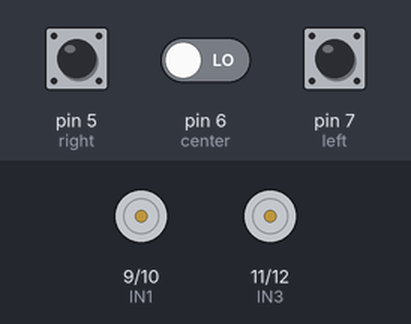
Bench run of a sketch on a simulated Arduino Uno, built with avr-gcc and run on an emulated ATmega328P. On the bench: motor-driver pin pairs drawn as motors (green arrow = first pin HIGH = forward, orange = second pin HIGH = backward, longer = more drive). The test bench sets the inputs (shaded band); at power-on: pin 5 (right) HIGH, pin 6 (center) LOW, pin 7 (left) HIGH.

Above: at 1.2 s.
1.3 s: pin 5 (right) pulled LOW for 0.15 s
At 1.6 s:
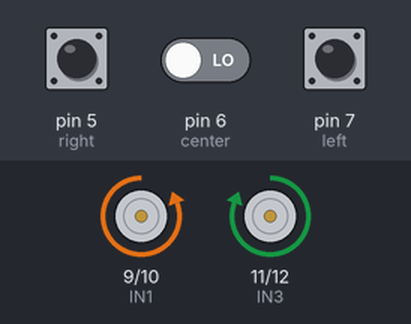
2.9 s: pin 6 (center) driven HIGH
At 4.0 s:
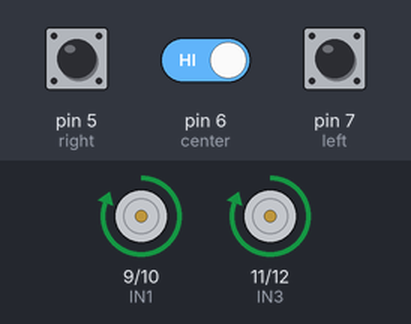
4.4 s: pin 7 (left) pulled LOW for 0.15 s
At 4.55 s:
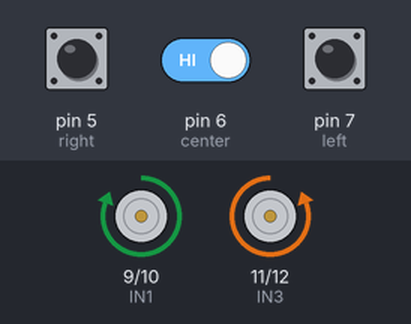
6.1 s: pin 7 (left) pulled LOW for 3.2 s
At 10.1 s:
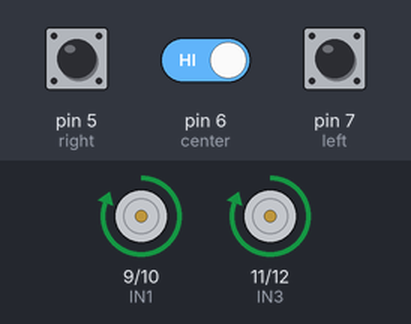
10.8 s: pin 5 (right) pulled LOW for 3.2 s
At 11.4 s:
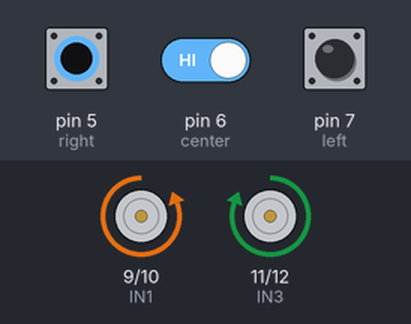
Timing chart, 0 to 15.5 s (numbered marks = the images above; inputs shaded):
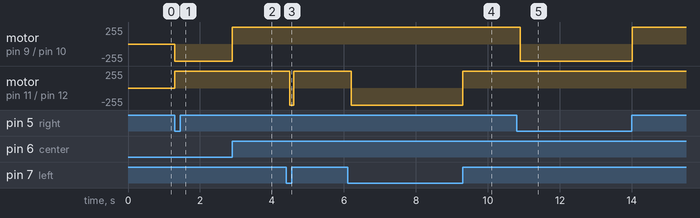

Measured:
- after the input at 1.3 s, motor on pin 9 (IN1) / pin 10 (IN2): stopped → backward 255/255 at once; motor on pin 11 (IN3) / pin 12 (IN4): stopped → forward 255/255 at once
- after the input at 2.9 s, motor on pin 9 (IN1) / pin 10 (IN2): backward 255/255 → forward 255/255 at once
- after the input at 4.4 s, motor on pin 11 (IN3) / pin 12 (IN4): forward 255/255 → backward 255/255 after 0.10 s, → forward 255/255 0.10 s later
- after the input at 6.1 s, motor on pin 11 (IN3) / pin 12 (IN4): forward 255/255 → backward 255/255 after 0.10 s, → forward 255/255 3.1 s later
- after the input at 10.8 s, motor on pin 9 (IN1) / pin 10 (IN2): forward 255/255 → backward 255/255 after 0.10 s, → forward 255/255 3.1 s later

The sketch:

Line_Follower_3_sensors.ino
```cpp
int IN1 = 9;
int IN2 = 10;
// int motor_enable_left = 5;

int IN3 = 11;
int IN4 = 12;
//int motor_right_enable = 6;

int left = 7;
int right = 5 ;
int center = 6;

void setup(){
  pinMode(IN1,OUTPUT);
  pinMode(IN2,OUTPUT);
  //pinMode(motor_left_speed,OUTPUT);

  pinMode(IN3,OUTPUT);
  pinMode(IN4,OUTPUT);
  //pinMode(motor_right_speed,OUTPUT);

  pinMode(left, INPUT);
  pinMode(center,INPUT);
  pinMode(right, INPUT);

  Serial.begin(9600);
}

void loop(){
  int leftV = digitalRead(left);
  int centerV = digitalRead(center);
  int rightV = digitalRead(right);

  while(leftV == 0 && centerV == 1 && rightV == 0) {
    carforward();
    delay(200);
    break;
  }
  while(leftV == 1 && centerV == 0 && rightV == 0) {
    carturnleft();
    delay(200);
    break;
  }

  while(rightV == 1 && centerV == 0 && leftV == 0){
    carturnright();
    delay(200);
    break;
  }

  while(rightV == 1 && centerV == 1 && leftV == 0) {
    carturnright();
    delay(100);
    break;
  }

  while(leftV == 1 && centerV == 1 && rightV == 0) {
    carturnleft();
    delay(100);
    break;
  }

  while(leftV == 0 && centerV == 0 && rightV == 0) {
    carStop();
    delay(200);
    break;
  }

  while(leftV == 1 && centerV == 1 && rightV == 1) {
    carforward();
    delay(200);
    break;
  }
}

void carforward() {
  //analogWrite(ENA, Speed);
  //analogWrite(ENB, Speed);
  digitalWrite(IN1, HIGH);
  digitalWrite(IN2, LOW);
  digitalWrite(IN3, HIGH);
  digitalWrite(IN4, LOW);
}
void carturnleft() {
  //analogWrite(ENA, Speed);
  //analogWrite(ENB, Speed);
  digitalWrite(IN1, LOW);
  digitalWrite(IN2, HIGH);
  digitalWrite(IN3, HIGH);
  digitalWrite(IN4, LOW);
}
void carturnright() {
  //analogWrite(ENA, Speed);
  //analogWrite(ENB, Speed);
  digitalWrite(IN1, HIGH);
  digitalWrite(IN2, LOW);
  digitalWrite(IN3, LOW);
  digitalWrite(IN4, HIGH);
}
void carStop() {
  digitalWrite(IN1, LOW);
  digitalWrite(IN2, LOW);
  digitalWrite(IN3, LOW);
  digitalWrite(IN4, LOW);
}
```
